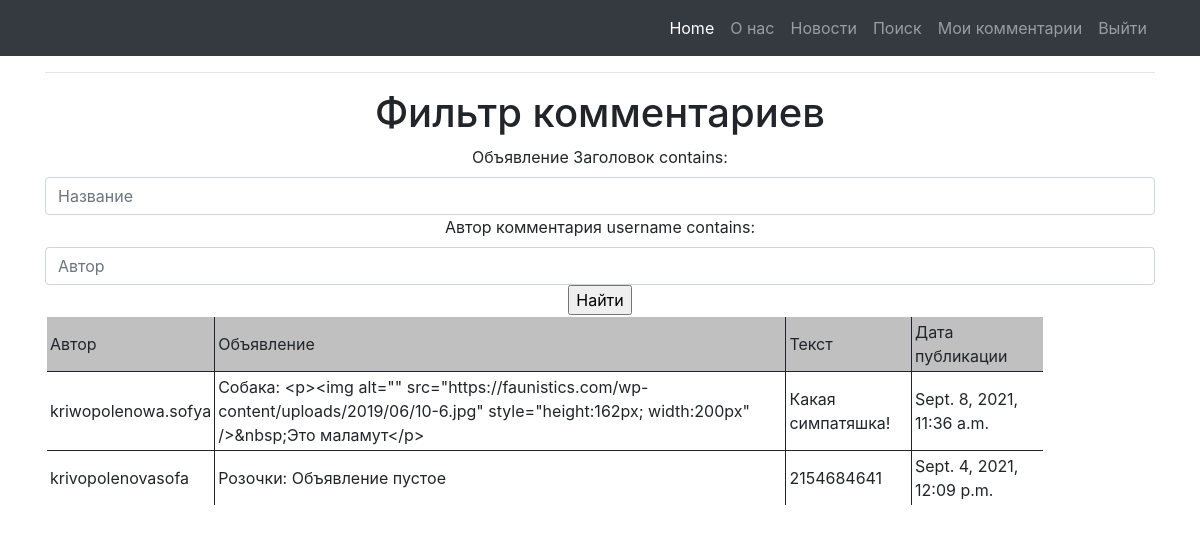
The app's page /advert/comments/search/ (signed in) with its own data.
### advert/models.py (models this page shows, shortened)
class Comments(models.Model):
    post = models.ForeignKey(Post, on_delete=models.CASCADE, verbose_name='Объявление', blank=True, null=True, related_name='comments')
    fan = models.ForeignKey(User, on_delete=models.CASCADE, verbose_name='Автор комментария', blank=True, null=True)
    create_date = models.DateTimeField(auto_now=True)
    text = models.TextField(verbose_name='Текст комментария')
    active = models.BooleanField(default=False)

class Post(models.Model):
    fan = models.ForeignKey(Fan, on_delete=models.CASCADE, verbose_name='Автор')
    time_creation = models.DateTimeField(auto_now_add=True)
    category = models.ManyToManyField(Category, through='PostCategory', verbose_name='Категория')
    title_post = models.CharField(max_length=255, verbose_name='Заголовок')
    text_post = RichTextUploadingField()
    def __str__(self):
        return f'{self.title_post.title()}: {self.text_post}'

### advert/views.py (the view, shortened to what this page needs)
# urls.py: path('comments/search/', SearchList.as_view(), name='search'),
class SearchList(ListView):
    model = Comments
    template_name = 'search.html'
    context_object_name = 'search'
    queryset = Comments.objects.order_by('-create_date')
    form_class = SearchForm
    def get_context_data(self, **kwargs):
        context = super().get_context_data(**kwargs)
        context['filter'] = CommentsFilter(self.request.GET, queryset=self.get_queryset())
        context['time_now'] = datetime.utcnow()
        context['comments'] = list(Comments.objects.filter(post__fan__user=self.request.user))
        context['form'] = SearchForm()
        return context

### advert/forms.py
class SearchForm(ModelForm):
    class Meta:
        model = Comments
        fields = ('fan', 'post')

### templates/search.html (shortened to what this page needs)
{% extends 'flatpages/default.html' %}
{% block content %}
<hr>
<h1>Фильтр комментариев</h1>
<form method="GET">
    {{ filter.form }}
    <input type="submit" value="Найти">
</form>
{% if search %}
    <table>
        <tr bgcolor="#C0C0C0">
            <td>
                Автор
            </td>
            <td>
                Объявление
            </td>
            <td>
                Текст
            </td>
            <td>
                Дата публикации
            </td>
        </tr>
        {% for comment in filter.qs %}
        <tr>
            <td>{{ comment.fan }}</td>
            <td>{{ comment.post }}</td>
            <td>{{ comment.text }}</td>
            <td>{{ comment.create_date }}</td>
        </tr>
        {% endfor %}
    </table>
{% else %}
    <h2>Новостей нет!</h2>
{% endif %}
{% endblock content %}

### templates/flatpages/default.html (shortened to what this page needs)
{% load static %}
<!DOCTYPE html>
<html lang="en">
    <head>
        <link href="{% static 'css/styles.css' %}" rel="stylesheet">
    </head>
    <body>
        <nav class="navbar navbar-expand-lg navbar-dark bg-dark static-top">
            <div class="container">
                <div class="collapse navbar-collapse" id="navbarResponsive">
                    <ul class="navbar-nav ml-auto">
                        <li class="nav-item active">
                            <a class="nav-link" href="/advert">
                                Home
                            </a>
                        </li>
                        <li class="nav-item"><a class="nav-link" href="/about">О нас</a></li>
                        <li class="nav-item"><a class="nav-link" href="/advert">Новости</a></li>
                        <li class="nav-item"><a class="nav-link" href="/advert/comments/search">Поиск</a></li>
                        <li class="nav-item"><a class="nav-link" href="/advert/comments">Мои комментарии</a></li>
                        <li class="nav-item">
                            {% if user.is_authenticated %}
                                <a class="nav-link" href="/accounts/logout">Выйти</a>
                            {% else %}
                                <a class="nav-link" href="/accounts/login">Войти</a>
                            {% endif %}
                        </li>
                    </ul>
                </div>
            </div>
        </nav>
        <div class="container">
            <div class="text-center">
                <p class="lead">
                    {% block content %}
                    {% endblock content %}
                </p>
            </div>
        </div>
    </body>
</html>

### templates/search.html (style rules this page uses)
table { width: 1000px; border-collapse: collapse; border: 2px solid white; }
td { padding: 3px; border: 1px solid; text-align: left; }

### records on screen
Comments: fan "kriwopolenowa.sofya", post "Собака: <p><img alt=\"\" src=\"https://faunistics.com/wp-content/uploads/2019/06/10-6.jpg\" style=\"height:162px; width:200px\" />&nbsp;Это маламут</p>", text "Какая симпатяшка!", create_date "Sept. 8, 2021, 11:36 a.m."
Comments: fan "krivopolenovasofa", post "Розочки: Объявление пустое", text "2154684641", create_date "Sept. 4, 2021, 12:09 p.m."
